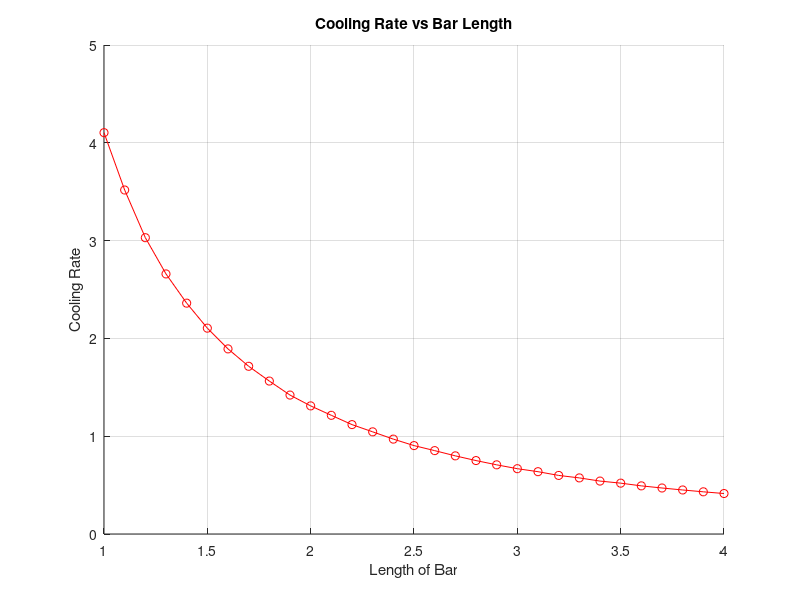
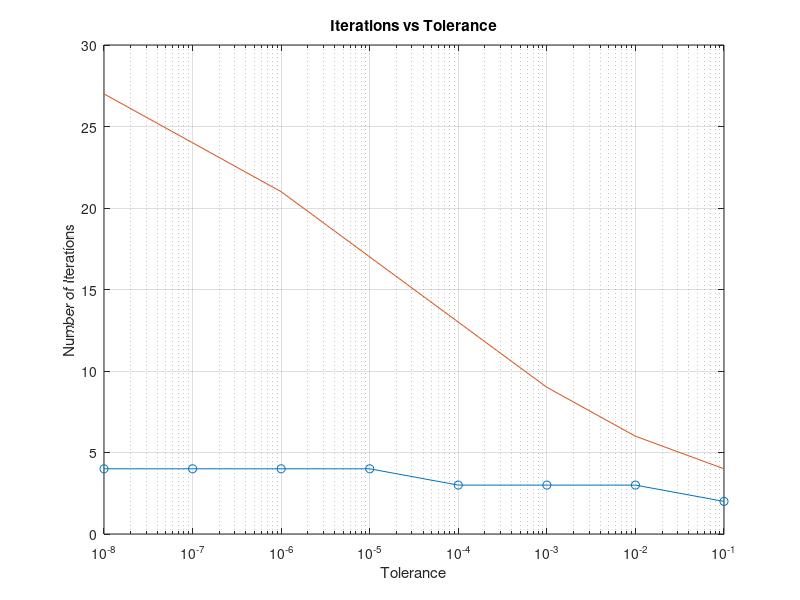

The MATLAB script that drew these images, in order:
%Kaitlyn Kirt, CMOR 220, Spring 2024, Finding Real Roots Project
%Project2.m
%This script is a project on finding roots for one real variable functions
%Last motified: February 5, 2024

%driver
function Project2
%Bisection Method
disp("Bisection Method")
Bisection

%Newton's Method
disp("Newton Method")
Newton
end

function Bisection
f=@(x,L) sin(x*L)+x*cos(x*L);%anonymous function for given equation 
L=1:0.1:4; %range of L values
x=zeros(1,length(L)); %preallocates x  
a=0.1;
tol=0.01;
    for n=1:length(x) %runs code for "length of array x" times 
        b=3/L(n); %defines b 
        [x(n),~]=Bis(a,b,tol,L(n),f); %runs bisection with varying L
    end

figure(1); 
hold on; 
grid on; 
plot(L,x.^2,"ro-")
title('Cooling Rate vs Bar Length')
xlabel('Length of Bar')
ylabel('Cooling Rate')
end

function [x,iter]=Bis(a,b,tol,L,f)
%inputs: a,b,tol,L,f
%outputs: x,iter
%description: this function uses the intermediate value theorem to cut the interval in half to find a root 
x=(a+b)/2; %defines the midpoint 
iter=0;
while abs(f(x,L))>tol %assumes the absolute value of f(x,L) is greater than 0.01
    if f(a,L)*f(x,L)<0 %assumes f(a,L) and f(x,L) have opposite signs
        b=x; %label b as x
    else
        a=x; %set a as x 
    end
    x=(a+b)/2; %restates x equation
    iter=iter+1; %adds 1 to iter then redefines iter
end
end

%Newton's Method
function Newton
f=@(x,L) sin(x*L)+x*cos(x*L); %creates anonymous function for given equation
dfdx=@(x,L) L*cos(x*L)-x*L*sin(x*L)+cos(x*L); %creates an anoynmous function for derivative of f 
a=0.1;
b=3;
x=(a+b)/2; %defines the midpoint
L=1;
tol=10.^-(1:8);
iteration=zeros(1,length(tol)); %preallocates interation
iteration1=zeros(1,length(tol)); %preallocates iteration1
    for n=1:length(tol) %runs code for "length of tol" times 
        [~,iteration1(n)]=Bis(a,b,tol(n),L,f); %runs newton with varying tol
        [~,iteration(n)]=Newt(x,tol(n),L,f,dfdx); % runs newton with varying tol 
    end 
figure(2);  
semilogx(tol,iteration,"Marker","o")
hold on; 
grid on;
semilogx(tol,iteration1)
title('Iterations vs Tolerance') 
xlabel('Tolerance')
ylabel('Number of Iterations')
end

function [x,iter]=Newt(x,tol,L,f,dfdx)
%inputs: x,tol,L,f,dfdx
%ouputs: x,iter
%description: this function is a linear approximation to solve a root
iter=0;
    while abs(f(x,L))>tol %assumes absolute value of f(x,L) is greater than 10^-(1:8)
        x=x-f(x,L)/dfdx(x,L); %redefines x using Newton's mechanism of tangent lines
        iter=iter+1; %adds 1 to iter then redefines iter
    end 
end
